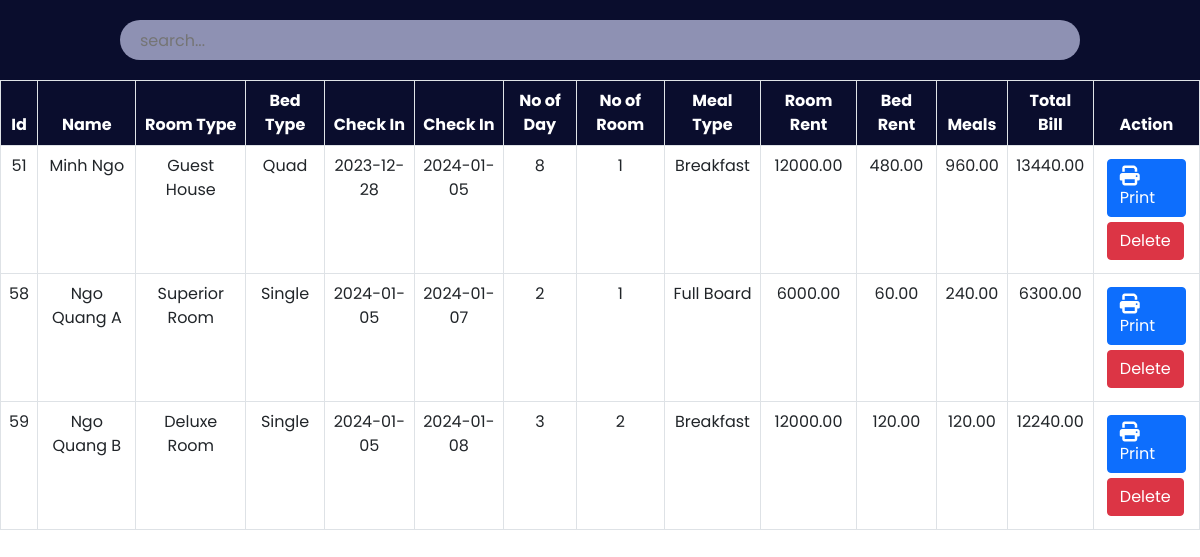
Screenshot of /admin/payment.php with the database file from the repository.
### tables this page shows
CREATE TABLE `payment` (
  `id` int(30) NOT NULL,
  `Name` varchar(30) NOT NULL,
  `Email` varchar(30) NOT NULL,
  `RoomType` varchar(30) NOT NULL,
  `Bed` varchar(30) NOT NULL,
  `NoofRoom` int(30) NOT NULL,
  `cin` date NOT NULL,
  `cout` date NOT NULL,
  `noofdays` int(30) NOT NULL,
  `roomtotal` double(8,2) NOT NULL,
  `bedtotal` double(8,2) NOT NULL,
  `meal` varchar(30) NOT NULL,
  `mealtotal` double(8,2) NOT NULL,
  `finaltotal` double(8,2) NOT NULL
);

### admin/payment.php (the view, shortened to what this page needs)
<?php
    include '../config.php';
?>
<!DOCTYPE html>
<html lang="en">
<head>
    <link href="https://cdn.jsdelivr.net/npm/bootstrap@5.0.2/dist/css/bootstrap.min.css" rel="stylesheet">
    <link rel="stylesheet" href="https://cdnjs.cloudflare.com/ajax/libs/font-awesome/6.2.0/css/all.min.css"/>
	<link rel="stylesheet" href="./css/roombook.css">
</head>
<body>
	<div class="searchsection">
        <input type="text" name="search_bar" id="search_bar" placeholder="search..." onkeyup="searchFun()">
    </div>
    <div class="roombooktable" class="table-responsive-xl">
        <?php
            $paymanttablesql = "SELECT * FROM payment";
            $paymantresult = mysqli_query($conn, $paymanttablesql);
        ?>
        <table class="table table-bordered" id="table-data">
            <thead>
                <tr>
                    <th scope="col">Id</th>
                    <th scope="col">Name</th>
                    <th scope="col">Room Type</th>
                    <th scope="col">Bed Type</th>
                    <th scope="col">Check In</th>
                    <th scope="col">Check In</th>
					<th scope="col">No of Day</th>
                    <th scope="col">No of Room</th>
					<th scope="col">Meal Type</th>
                    <th scope="col">Room Rent</th>
                    <th scope="col">Bed Rent</th>
                    <th scope="col">Meals</th>
					<th scope="col">Total Bill</th>
                    <th scope="col">Action</th>
                </tr>
            </thead>
            <tbody>
            <?php
            while ($res = mysqli_fetch_array($paymantresult)) {
            ?>
                <tr>
                    <td><?php echo $res['id'] ?></td>
                    <td><?php echo $res['Name'] ?></td>
                    <td><?php echo $res['RoomType'] ?></td>
                    <td><?php echo $res['Bed'] ?></td>
					<td><?php echo $res['cin'] ?></td>
                    <td><?php echo $res['cout'] ?></td>
					<td><?php echo $res['noofdays'] ?></td>
                    <td><?php echo $res['NoofRoom'] ?></td>
                    <td><?php echo $res['meal'] ?></td>
                    <td><?php echo $res['roomtotal'] ?></td>
					<td><?php echo $res['bedtotal'] ?></td>
					<td><?php echo $res['mealtotal'] ?></td>
					<td><?php echo $res['finaltotal'] ?></td>
                    <td class="action">
                        <a href="invoiceprint.php?id= <?php echo $res['id']?>"><button class="btn btn-primary"><i class="fa-solid fa-print"></i>Print</button></a>
						<a href="paymentdelete.php?id=<?php echo $res['id']?>"><button class="btn btn-danger">Delete</button></a>
                    </td>
                </tr>
            <?php
            }
            ?>
            </tbody>
        </table>
    </div>
</body>
</html>

### admin/css/roombook.css (style rules this page uses)
:root { --bg-text-shadow: 0 2px 4px rgb(13 0 77 / 8%), 0 3px 6px rgb(13 0 77 / 8%), 0 8px 16px rgb(13 0 77 / 8%); --bg-box-shadow: 0px 0px 20px 6px rgba(26, 30, 164, 0.31); }
* { margin: 0; padding: 0; font-family: 'Poppins', sans-serif; }
i { font-size: 20px; }
.searchsection { height: 80px; width: 100%; display: flex; justify-content: space-evenly; align-items: center; background-color: #0a0d2d; position: fixed; z-index: 500; }
#search_bar { height: 40px; width: 80%; border: none; background-color: rgba(195, 198, 233, 0.714); padding-left: 20px; border-radius: 30px; }
a { color: black; }
.roombooktable { position: absolute; color: #0a0d2d; margin-top: 80px; width: 100%; height: 100vh; padding-bottom: 900px; }
.roombooktable thead { background-color: #0a0d2d; color: white; text-align: center; }
.roombooktable tbody { text-align: center; }
.action a { text-decoration: none; }
.action button { display: flex; flex-wrap: wrap; margin: 5px; }

### rows the page displays
payment: id "51", Name "Minh Ngo", RoomType "Guest House", Bed "Quad", cin "2023-12-28", cout "2024-01-05", noofdays "8", NoofRoom "1", meal "Breakfast", roomtotal "12000.00", bedtotal "480.00", mealtotal "960.00", finaltotal "13440.00"
payment: id "58", Name "Ngo Quang A", RoomType "Superior Room", Bed "Single", cin "2024-01-05", cout "2024-01-07", noofdays "2", NoofRoom "1", meal "Full Board", roomtotal "6000.00", bedtotal "60.00", mealtotal "240.00", finaltotal "6300.00"
payment: id "59", Name "Ngo Quang B", RoomType "Deluxe Room", Bed "Single", cin "2024-01-05", cout "2024-01-08", noofdays "3", NoofRoom "2", meal "Breakfast", roomtotal "12000.00", bedtotal "120.00", mealtotal "120.00", finaltotal "12240.00"
